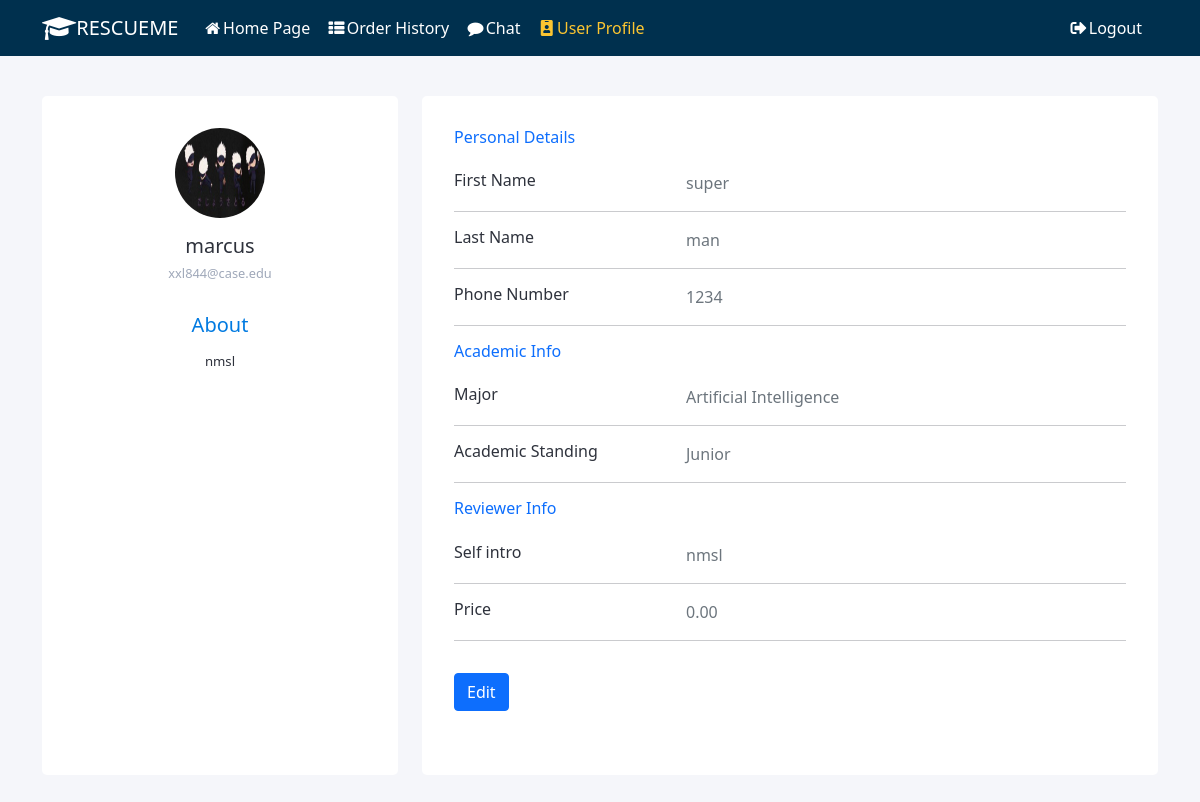
The page /user_profile/ (signed in) on the database as committed earlier.
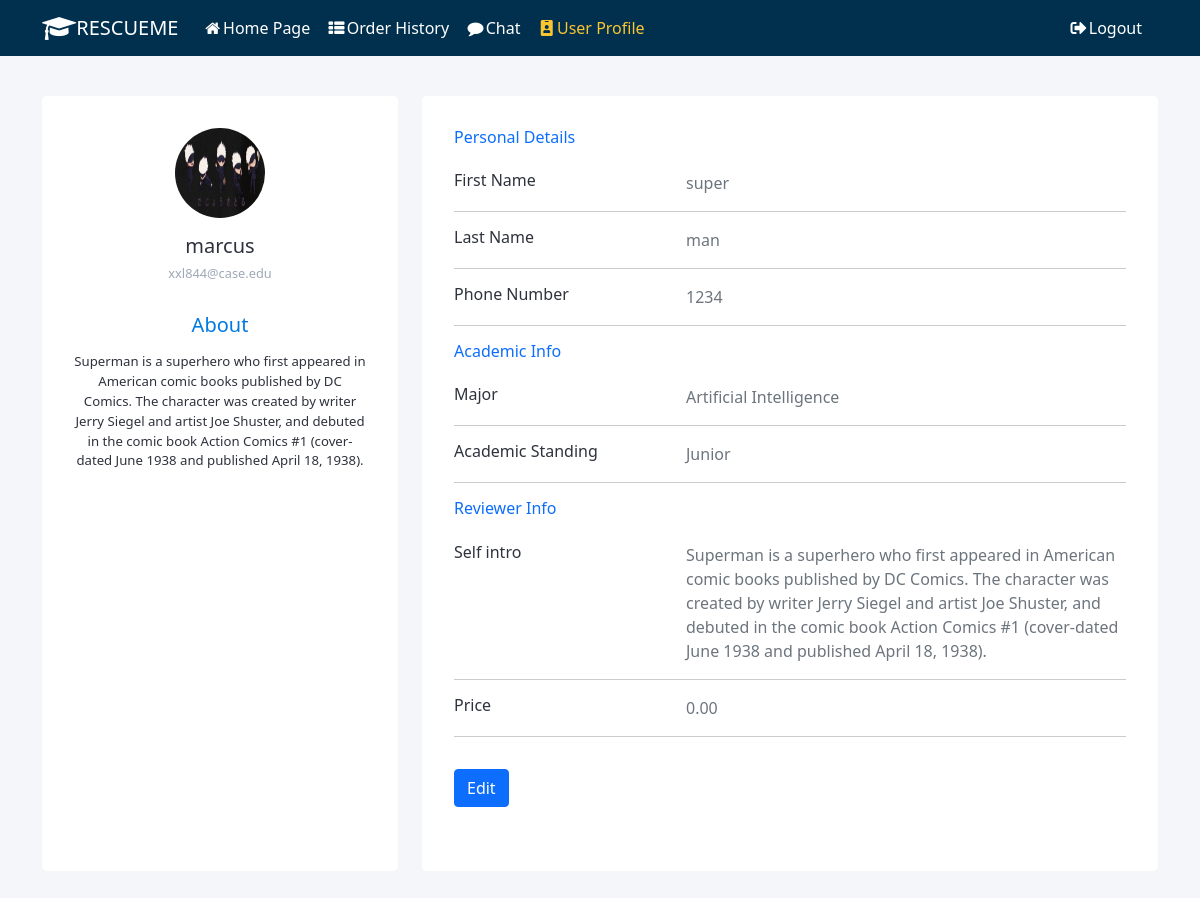
The same page on the database as committed later.
### resume_review/models.py (models this page shows, shortened)
class Reviewer(models.Model):
    account = models.ForeignKey(Account, on_delete=models.CASCADE)
    price = models.DecimalField(max_digits=6, decimal_places=2, default=0)
    specialized_field = models.CharField(max_length=255)
    self_intro = models.TextField()
    delivery_time = models.DateTimeField(null=False, default=timezone.now)

### resume_review/views.py (the view, shortened to what this page needs)
# urls.py: path('user_profile/', views.UserProfileView.as_view(), name='user_profile'),
class UserProfileView(FormView):
    template_name = 'user_profile.html'
    form_class = UserProfileForm
    success_url = '/user_profile'
    def get_context_data(self, **kwargs):
        context = super().get_context_data(**kwargs)
        user = self.request.user
        context['user_name'] = user.username if user.is_authenticated else None
        context['email'] = user.email if user.is_authenticated else None
        context['account'] = user_api.get_account_by_user(user)
        account = user_api.get_account_by_user(user)
        reviewer = user_api.get_reviewer_by_account(account)
        if not reviewer:
            context['self_intro'] = ''
            context['reviewer'] = 'false'
            context['price'] = ''
        else:
            context['self_intro'] = reviewer.self_intro
            context['reviewer'] = 'true'
            context['price'] = reviewer.price
        return context
    def get(self, request, *args, **kwargs):
        context = self.get_context_data(**kwargs)
        if not self.request.user.is_authenticated:
            return HttpResponseRedirect('/')
        return self.render_to_response(context)

### resume_review/user_api.py (called while the page is built)
def get_reviewer_by_account(account):
    try:
        reviewers = Reviewer.objects.filter(account=account)
        if len(reviewers) == 0:
            logger.error('cannot find reviewer for %s' % account.user)
            return None
        return reviewers[0]
    except:
        logger.error('get_reviewer_by_account failed')
    return None

def get_account_by_user(user):
    try:
        accounts = Account.objects.filter(user=user)
        if len(accounts) == 0:
            logger.error('cannot find account for user %s' % user)
            return None
        return accounts[0]
    except:
        logger.error('get_account_by_user failed')
    return None

### resume_review/templates/user_profile.html (shortened to what the changed rows need)
{% extends "base.html" %}
{% load static %}
{% block content %}
<link rel="stylesheet" href="{% static 'css/user_profile.css' %}" />
<div class="main-body">
    <form class="profile-form" id="profile-form" method="post" action="" enctype="multipart/form-data" novalidate>
        <div class="container">
            <div class="row gutters">
                <div class="col-xl-4 col-lg-4 col-md-12 col-sm-12 col-12">
                    <div class="card h-100">
                        <div class="card-body">
                            <div class="account-settings">
                                <div class="user-profile">
                                    {% if reviewer == 'true' %}
                                    <div class="about">
                                        <h5>About</h5>
                                        <p>{{ self_intro }}</p>
                                    </div>
                                    {% endif %}
                                </div>
                            </div>
                        </div>
                    </div>
                </div>
                <div class="col-xl-8 col-lg-8 col-md-12 col-sm-12 col-12">
                    <div class="card h-100">
                        <div class="card-body">
                            {% if reviewer == "false" %}
                            <div class="reviewer-profile card mt-3">
                                <div class="justify-content-center pt-5 pb-5" style="align-items:center">
                                    <h3 class="text-center"><i class="fa fa-lock text-primary fa-3x pb-3"></i></h3>
                                    <input type="text" name="unlock" value="{{reviewer}}" id="id_unlock" hidden>
                                    <button class="btn btn-outline-primary d-flex justify-content-center" style="margin: 0 auto;" id="unlock" type="button"  data-toggle="modal" data-target="#unlockModal">Unlock Reviewer</button>
                                </div>
                            </div>
                            {% else %}
                            <div class="row mb-3">
                                {% with field=form.self_intro %}
                                <div class="col-sm-8">
                                    <div class="info text-secondary" id="info_self_intro">
                                        {{ self_intro }}
                                    </div>
                                </div>
                                {% endwith %}
                            </div>
                            <div class="row mb-3">
                                {% with field=form.price %}
                                <div class="col-sm-8">
                                    <div class="info text-secondary" id="info_price">
                                        {{ price }}
                                    </div>
                                </div>
                                {% endwith %}
                            </div>
                            {% endif %}
                        </div>
                    </div>
                </div>
            </div>
        </div>
    </form>
</div>
{% endblock %}

Rows that differ between the two databases and show on the page:
changed Reviewer: self_intro "nmsl" → "Superman is a superhero who first appeared in American comic books published by DC Comics. The character was created by writer Jerry Siegel and artist Joe Shuster, and debuted in the comic book Action Comics #1 (cover-dated June 1938 and published April 18, 1938)."
